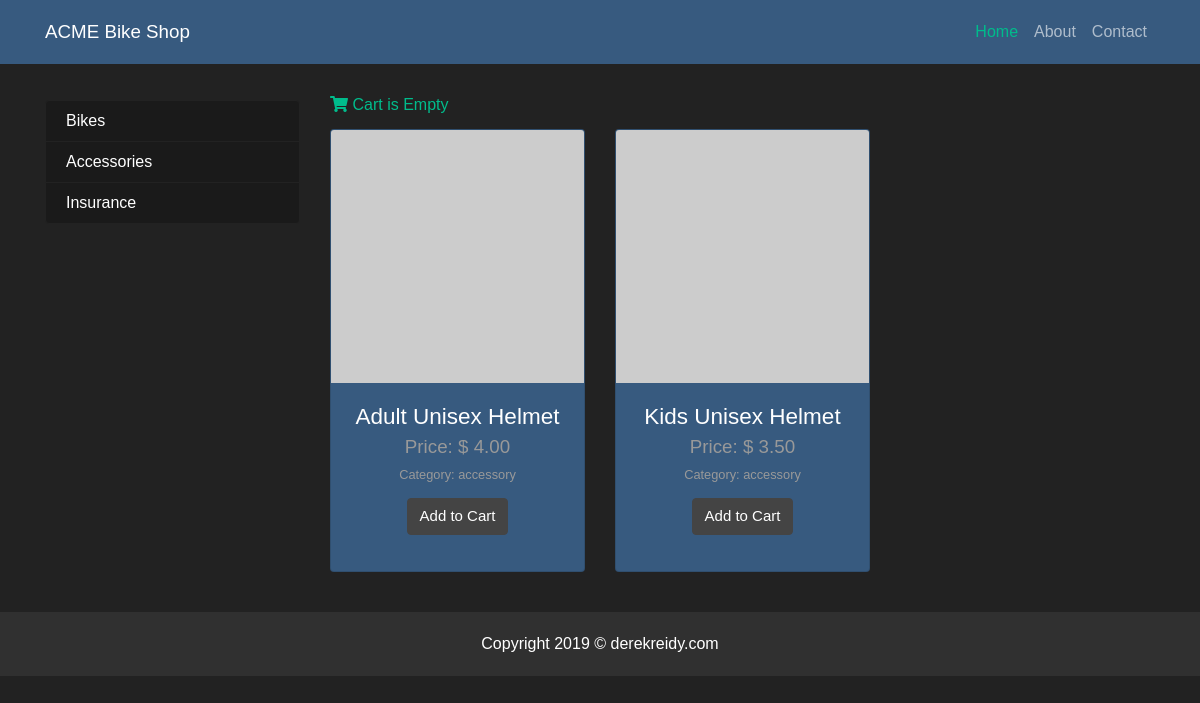
The page /category.php?product_type=accessory on the database its author committed.
### tables this page shows
CREATE TABLE `products` (
  `id` int(11) NOT NULL,
  `name` varchar(200) NOT NULL,
  `description` text NOT NULL,
  `product_type` varchar(200) NOT NULL,
  `price` float(10,2) NOT NULL,
  `image` varchar(255) NOT NULL,
  `created` datetime NOT NULL,
  `modified` datetime NOT NULL,
  `status` enum('1','0') NOT NULL DEFAULT '1' COMMENT '1=Active | 0=Inactive'
);

### Cart.class.php (called while the page is built, shortened)
<?php
class Cart
{
    protected $cart_contents = array();
    public function __construct()
    {
        $this->cart_contents = !empty($_SESSION['cart_contents']) ? $_SESSION['cart_contents'] : NULL;
        if ($this->cart_contents === NULL) {
            $this->cart_contents = array('cart_total' => 0, 'total_items' => 0);
        }
    }
    public function total_items() {
        return $this->cart_contents['total_items'];
    }
}

### category.php (the view)
<?php include_once ('inc/header.php'); ?>
<div class="container">
    <div class="row" style="margin-top: 20px;">
        <?php include_once ('inc/sidebar.php');?>
        <div class="col-lg-9">
            <div class="cart-view">
                <a href="viewCart.php" title="View Cart"><i class="fas fa-shopping-cart"></i>
                    <?php echo ($cart->total_items() > 0) ? $cart->total_items().' Item(s)':' Cart is Empty';?></a>
            </div>
            <br />
            <div class="row" id="products">
                <?php
                $cat = $_GET['product_type'];
                $result = $db->query("SELECT * FROM products WHERE product_type = '$cat' ORDER BY id ASC");
                if($result->num_rows > 0) {
                    while($row = $result->fetch_assoc()) {
                        ?>
                        <div class="col-lg-4 col-md-6 mb-4">
                            <div class="card text-white bg-primary mb-3 product-image align-content-center" style="max-width:20rem;">
                                <img class="card-img-top" src="<?php echo $row['image']; ?>" alt="<?php echo $row['name']; ?>">
                                <div class="card-body">
                                    <h4 class="card-title text-center"><?php echo $row['name']; ?></h4>
                                    <h5 class="card-subtitle mb-2 text-muted text-center">Price: $ <?php echo number_format($row['price'], 2); ?></h5>
                                    <p class="card-text text-muted text-center"><small>Category: <?php echo $row['product_type']; ?></small></p>
                                    <p class="text-center"><a href="cartAction.php?action=addToCart&id=<?php echo $row['id'];?>" class="btn btn-secondary">Add to Cart</a></p>
                                </div>
                            </div>
                        </div>
                    <?php }} else { ?>
                    <p>Product(s) not found...</p>
                <?php } ?>
            </div>
        </div>
    </div>
</div>
<?php include_once ('inc/footer.php'); ?>

### css/style.css (style rules this page uses)
html { height: 100%; min-height: 100%; color: #222; font-size: 1em; line-height: 1.4; }
body { font: 100%/1 'PT Serif', sans-serif; padding-top: 56px; }
audio, canvas, iframe, img, svg, video { vertical-align: middle; }
.cart-view { margin-top: 20px; }

### rows shown on the page
products: name "Adult Unisex Helmet", price "4.00", product_type "accessory"
products: name "Kids Unisex Helmet", price "3.50", product_type "accessory"
